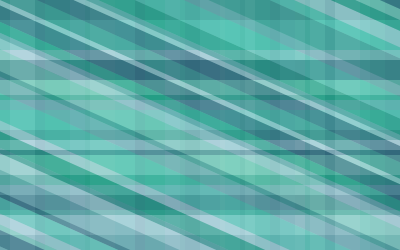
Frame 1 (no input)
Frame 60 (the mouse pressed at the canvas centre just before this capture): identical to frame 1, image omitted
Frame 120 (the mouse held since frame 60 and released just before this capture): identical to frame 1, image omitted

The Processing sketch that drew this single still picture (run headless with seeded random() and noise(); from frame 60 on, the mouse is pressed at the canvas centre):

// Processing sketch: processing_161349
// ── processing_161349.pde

void setup(){
  size (400,250);
}

void draw () {
  noStroke ();
  //Background//
  fill (224, 226, 226);
  rect (0,0, 400, 600);
  //line 2//
  fill (66, 193, 175, 175);
  rect(0, 20, 400, 30);
  //line 1//
  fill (37, 139, 131, 175);
  rect (0, 0, 400, 20);
  //line 3//
  fill (172, 211, 222, 175);
  rect (0, 50, 400, 10);
  //line 4//
  fill (23, 86, 108, 175);
  rect (0, 60, 400, 20);
  //line 5//
  fill (117, 206, 187, 175);
  rect (0, 80, 400, 15);
  //line 6//
  fill (7, 147, 118, 175);
  rect (0, 95, 400, 5);
  //line 7//
  fill (98, 161, 173, 175);
  rect (0, 100, 400, 10);
  //line 8//
  fill (66, 193, 175, 175);
  rect (0, 110, 400, 20);
  //line 9//
  fill (37, 139, 131, 175);
  rect (0, 130, 400, 10);
  //line 10//
  fill (172, 211, 222, 175);
  rect (0, 140, 400, 10);
  //line 11//
  fill (23, 86, 108, 175);
  rect (0, 150, 400, 5);
  //line 12//
  fill (117, 206, 187, 175);
  rect (0, 155, 400, 20);
  //line 13//
  fill (7, 147, 118, 175);
  rect (0, 175, 400, 10);
  //line 14//
  fill (98, 161, 173, 175);
  rect (0, 185, 400, 10);
  //line 15//
  fill (23, 86, 108, 175);
  rect (0, 195, 400, 15);
  //line 16//
  fill (37, 139, 131, 175);
  rect (0, 210, 400, 5);
  //line 17//
  fill (172, 211, 222, 175);
  rect (0, 215, 400, 20);
  //line 18//
  fill (98, 161, 173, 175);
  rect (0, 235, 400, 15);
  //line 19//
  fill (117, 206, 187, 175);
  rect (0, 250, 400, 10);
  //line 20//
  fill (7, 147, 118, 175);
  rect (0, 260, 400, 15);
  //line 21//
  fill (66, 193, 175, 175);
  rect (0, 275, 400, 20);
  //line 22//
  fill (0, 295, 400, 25);
  rect (0, 295, 400, 20);
  //line 23//
  fill (172, 211, 222, 175);
  rect (0, 315, 400, 15);
  //line 24//
  fill (7, 147, 118, 175);
  rect (0, 330, 400, 5);
  //line 25//
  fill (117, 206, 187, 175);
  rect (0, 335, 400, 15);
  //line 26//
  fill (37, 139, 131, 175);
  rect (0, 350, 400, 10);
  //line 27//
  fill (98, 161, 173, 175);
  rect (0, 360, 400, 20);
  //line 28//
  fill (23, 86, 108, 175);
  rect (0, 380, 400, 15);
  //line 29//
  fill (66, 193, 175, 175);
  rect (0, 395, 400, 10);
  //line 30//
  fill (37, 139, 131, 175);
  rect (0, 405, 400, 15);
  //line 31//
  fill (172, 211, 222, 175);
  rect (0, 420, 400, 20);
  //line 32//
  fill (23, 86, 108, 175);
  rect (0, 440, 400, 5);
  //line 33//
  fill (7, 147, 118, 175);
  rect (0, 445, 400, 15);
  //line 34//
  fill (98, 161, 173, 175);
  rect (0, 460, 400, 10);
  //line 35//
  fill (37, 139, 131, 175);
  rect (0, 470, 400, 25);
  //line 36//
  fill (7, 147, 118, 175);
  rect (0, 495, 400, 10);
  //line 37//
  fill (66, 193, 175, 175);
  rect (0, 505, 400, 15);
  //line 38//
  fill (23, 86, 108, 175);
  rect (0, 520, 400, 5);
  //line 39//
  fill (66, 193, 175, 175);
  rect (0, 525, 400, 15);
  //line 40//
  fill (98, 161, 173, 175);
  rect (0, 540, 400, 5);
  //line 41//
  fill (37, 139, 131, 175);
  rect (0, 545, 400, 15);
  //line 42//
  fill (117, 206, 187, 175);
  rect (0, 560, 400, 25);
  //line 43//
  fill (172, 211, 222, 175);
  rect (0, 585, 400, 10);
  //line 44//
  fill (7, 147, 118, 175);
  rect (0, 595, 400, 5);
  
  //UP and DOWN SECTION//
  //line 70//
  fill (37, 139, 131, 45);
  rect (0, 0, 10, 300);
  //line 71//
  fill (172, 211, 222, 45);
  rect (10, 0, 25, 300);
  //line 72//
  fill (23, 86, 108, 45);
  rect (35, 0, 10, 300);
  //line 73//
  fill (7, 147, 118, 45);
  rect (45, 0, 25, 300);
  //line 74//
  fill (98, 161, 173, 45);
  rect (70, 0, 15, 300);
  //line 75//
  fill (37, 139, 131, 45);
  rect (85, 0, 5, 300); 
  //line 76//
  fill (117, 206, 187, 45);
  rect (90, 0, 25, 300);
  //line 77//
  fill (66, 193, 175, 45);
  rect (115, 0, 20, 300);
  //line 78//
  fill (23, 86, 108, 45);
  rect (135, 0, 10, 300);
  //line 79//
  fill (7, 147, 118, 45);
  rect (145, 0, 20, 300);
  //line 80//
  fill (98, 161, 173, 45);
  rect (165, 0, 15, 300);
  //line 81//
  fill (37, 139, 131, 45);
  rect (180, 0, 5, 300);
  //line 82//
  fill (23, 86, 108, 45);
  rect (185, 0, 15, 300);
  //line 83//
  fill (98, 161, 173, 45);
  rect (200, 0, 20, 300);
  //line 84//
  fill (117, 206, 187, 45);
  rect (220, 0, 5, 300);
  //line 85//
  fill (66, 193, 175, 45);
  rect (225, 0, 15, 300);
  //line 86//
  fill (37, 139, 131, 45);
  rect (240, 0, 5, 300);
  //line 87//
  fill (117, 206, 187, 45);
  rect (245, 0, 10, 300);
  //line 88//
  fill (7, 147, 118, 45);
  rect (255, 0, 15, 300);
  //line 89//
  fill (23, 86, 108, 45);
  rect (270, 0, 10, 300); 
  //line 90//
  fill (98, 161,173, 45);
  rect (280, 0, 15, 300);
  //line 91//
  fill (7, 147, 118, 45);
  rect (305, 0, 5, 300);
  //line 92//
  fill (117, 206, 187, 45);
  rect (310, 0, 15, 300);
  //line 93//
  fill (23, 86, 108, 45);
  rect (325, 0, 10, 300);
  //line 94//
  fill (172, 211, 222, 45);
  rect (335, 0, 25, 300);
  //line 95//
  fill (66, 193, 175, 45);
  rect (360, 0, 10, 300);
  //line 96//
  fill (37, 139, 131, 45);
  rect (370, 0, 15, 300);
  //line 97//
  fill (23, 86, 108, 45);
  rect (385, 0, 20, 300);
  //line 98//
  fill (7, 147, 118, 45);
  rect (405, 0, 5, 300);
  //line 45 + Rotate//
  rotate (-20);
  fill (37, 139, 131, 120);
  rect (0, 0, 15, 900);
  //line 46 - Gose down from 45//
  fill (172, 211, 222, 120);
  rect (-5, 0, 5, 900);
  //line 47//
  fill (23, 86, 108, 120);
  rect (-20, 0, 15, 900);
  //line 48//
  fill (7, 147, 118, 120);
  rect (-30, 0, 10, 900); 
  //line 49//
  fill (98, 161, 173, 120);
  rect (-35, 0, 5, 900);
  //line 50//
  fill (172, 211, 222, 120);
  rect (-45, 0, 10, 900);
  //line 51//
  fill (117, 206, 187, 120);
  rect (-65, 0, 20, 900);
  //line 52//
  fill (37, 139, 131, 120);
  rect (-70, 0, 5, 900);
  //line 53//
  fill (98, 161, 173, 120);
  rect (-85, 0, 15, 900);
  //line 54//
  fill (66, 193, 175, 120);
  rect (-110, 0, 25, 900);
  //line 55//
  fill (172, 211, 222, 120);
  rect (-120, 0, 10, 900);
  //line 56//
  fill (7, 147, 118, 120);
  rect (-135, 0, 15, 900);
  //line 57//
  fill (37, 139, 131, 120);
  rect (-140, 0, 5, 900);
  //line 58//
  fill (172, 211, 222, 120);
  rect (-155, 0, 15, 900);
  //line 59//
  fill (98, 161, 173, 120);
  rect (-175, 0, 20, 900);
  //line 60//
  fill (23, 86, 108, 120);
  rect (-180, 0, 5, 900);
  //line 61//
  fill (66, 193, 175, 120);
  rect (-195, 0, 15, 900);
  //line 62//
  fill (172, 211, 222, 120);
  rect (-205, 0, 10, 900);
  //line 63//
  fill (117, 206, 187, 120);
  rect (-210, 0, 5, 900);
  //line 64//
  fill (23, 86, 108, 120);
  rect (-225, 0, 15, 900);
  //line 65//
  fill (98, 161, 173, 120);
  rect (-230, 0, 5, 900);
  //line 66//
  fill (37, 139, 131, 120);
  rect (-240, 0, 10, 900);
  //line 67 + Gose up from 45//
  fill (23, 86, 108, 120);
  rect (15, 0, 15, 900);
  //line 68//
  fill (172, 211, 222, 120);
  rect (30, 0, 10, 900);
  //line 69//
  fill (37, 139, 131, 120);
  rect (35, 0, 5, 900);
  //line 70//
  fill (7, 147, 118, 120);
  rect (40, 0, 15, 900);
  //line 71//
  fill (66, 193, 175, 120);
   rect (55, 0, 20, 900);
  //line 72//
  fill (98, 161, 173, 120);
  rect (75, 0, 10, 900);
  //line 73//
  fill (37, 139, 131, 120);
  rect (85, 0, 25, 900);
  //line 74//
  fill (66, 193, 175, 120);
  rect (110, 0, 10, 900);
  //line 75//
  fill (172, 211, 222, 120);
  rect (120, 0, 15, 900);
  //line 76//
  fill (7, 147, 118, 120);
  rect (135, 0, 10, 900);
  //line 77/
  fill (117, 206, 187, 120);
  rect (145, 0, 10, 900);
  //line 78//
  fill (23, 86, 108, 120);
  rect (155, 0, 15, 900);
  //line 79//
  fill ( 37, 139, 131, 120);
  rect (170, 0, 5, 900);
  //line 80//
  fill (117, 206, 187, 120);
  rect (175, 0, 10, 900);
}
